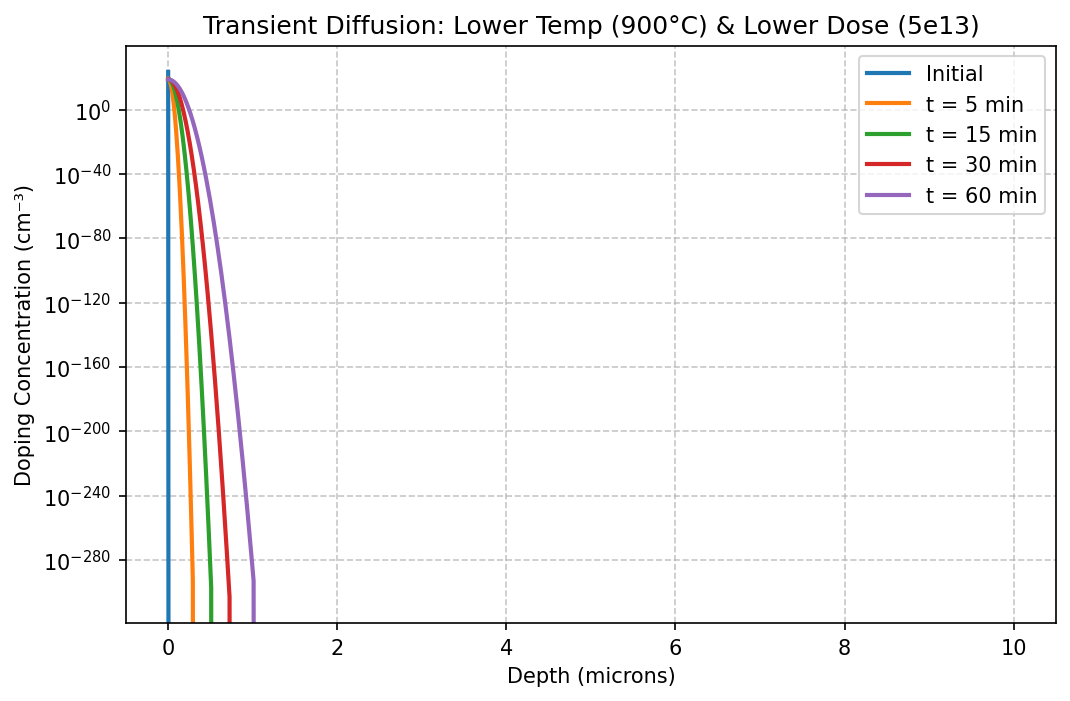

Here is the Python script that generated this plot:
import devsim
import numpy as np
import matplotlib
matplotlib.use('Agg')
import matplotlib.pyplot as plt

D0 = 10.5
Ea = 3.66
k = 8.617e-5
T = 1173          # 900°C
D = D0 * np.exp(-Ea / (k * T))

times = [0, 300, 900, 1800, 3600]   # up to 60 min
labels = [f't = {t//60} min' if t>0 else 'Initial' for t in times]
Q = 5e13

plt.figure(figsize=(8,5))

for t, label in zip(times, labels):
    mesh_name = f"mesh_t{t}"
    device_name = f"device_t{t}"
    
    devsim.create_1d_mesh(mesh=mesh_name)
    devsim.add_1d_mesh_line(mesh=mesh_name, pos=0.0, ps=1e-6, tag="surface")
    devsim.add_1d_mesh_line(mesh=mesh_name, pos=1e-3, ps=1e-5, tag="bottom")
    devsim.add_1d_contact(mesh=mesh_name, name="surface", tag="surface", material="metal")
    devsim.add_1d_contact(mesh=mesh_name, name="bottom", tag="bottom", material="metal")
    devsim.add_1d_region(mesh=mesh_name, material="Si", region="silicon", tag1="surface", tag2="bottom")
    devsim.finalize_mesh(mesh=mesh_name)
    devsim.create_device(mesh=mesh_name, device=device_name)
    
    if t == 0:
        sigma_sq = 2 * D * 1e-6
    else:
        sigma_sq = 2 * D * t
    amplitude = Q / np.sqrt(np.pi * sigma_sq)
    eqn = f"{amplitude:.6e} * exp( - (x * x) / {sigma_sq:.6e} )"
    devsim.node_model(device=device_name, region="silicon", name="NetDoping", equation=eqn)
    
    x_cm = devsim.get_node_model_values(device=device_name, region="silicon", name="x")
    doping = devsim.get_node_model_values(device=device_name, region="silicon", name="NetDoping")
    x_um = np.array(x_cm) * 1e4
    doping_arr = np.array(doping)
    plt.semilogy(x_um, doping_arr, linewidth=2, label=label)
    
    devsim.delete_device(device=device_name)
    devsim.delete_mesh(mesh=mesh_name)

plt.xlabel("Depth (microns)")
plt.ylabel("Doping Concentration (cm⁻³)")
plt.title("Transient Diffusion: Lower Temp (900°C) & Lower Dose (5e13)")
plt.grid(True, which='both', linestyle='--', alpha=0.7)
plt.legend()
plt.savefig("transient_lowT_lowDose.png", dpi=150, bbox_inches='tight')
print("Saved: transient_lowT_lowDose.png")
